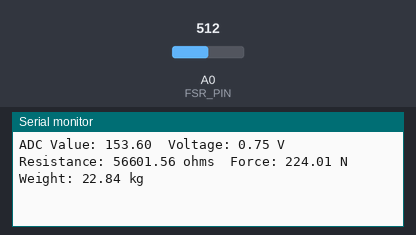
This sketch was run on a simulated Arduino Uno, built with avr-gcc and run on an emulated ATmega328P. On the bench: the last lines printed to the serial monitor. Inputs (shaded band) come from the test bench; at power-on: A0 (FSR_PIN) = 512.

Above: at 1.3 s.
1.4 s: A0 (FSR_PIN) set to 610
At 2.0 s:
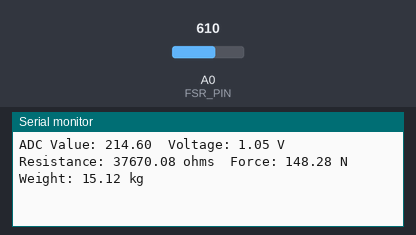
2.9 s: A0 (FSR_PIN) set to 590
At 3.6 s:
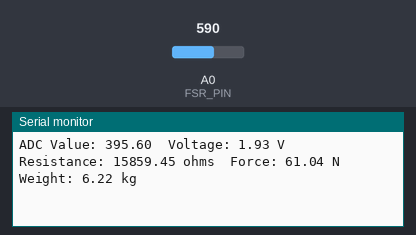
Timing chart, 0 to 5.9 s (numbered marks = the images above; inputs shaded):
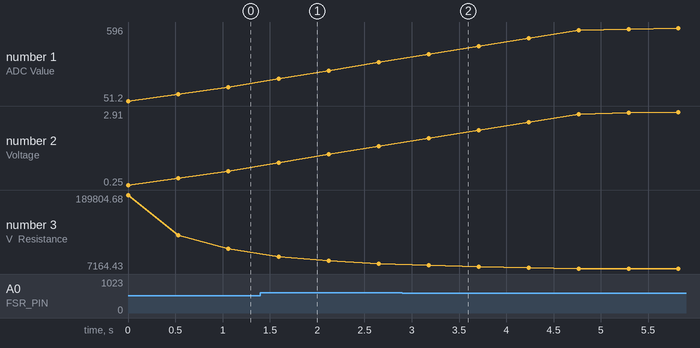

Measured:
- after the input at 1.4 s, the serial monitor: prints a new line after 0.19 s (image 1)
- after the input at 2.9 s, the serial monitor: prints a new line after 0.28 s (image 2)
- plotted number 1: 153.6 → 336.6 after the input at 1.4 s, 336.6 → 590 after the input at 2.9 s
- plotted number 2: 0.75 → 1.65 after the input at 1.4 s, 1.65 → 2.88 after the input at 2.9 s
- plotted number 3: 56601.56 → 20392.16 after the input at 1.4 s, 20392.16 → 7338.98 after the input at 2.9 s

The sketch:

Sensor_fuerza_peso.ino
```cpp
const int FSR_PIN = A0;
const float VCC = 5.0; // Voltaje de alimentación del Arduino
const float R_DIV = 10000.0; // Valor de la resistencia de 10kΩ en ohmios

const int numReadings = 10;
float readings[numReadings]; // Array to store readings
int readIndex = 0; // Index of the current reading
float total = 0; // Running total
float average = 0; // Average of the readings


void setup() {
  Serial.begin(9600);
  //realiza un llenado de vector con valores de o
  for (int i = 0; i < numReadings; i++) {
    readings[i] = 0;
  }
}

void loop() {

   total = total - readings[readIndex];
  // Read from the sensor:
  readings[readIndex] = analogRead(FSR_PIN);
  // Add the reading to the total:
  total = total + readings[readIndex];
  // guarda el valor del sensor en la posición del vector el
  readIndex = readIndex + 1;

 if (readIndex >= numReadings) {
    readIndex = 0;
  }

  // Calculate un promedio de 10 datos leidos para el peso
  average = total / numReadings;


  // Leer el valor del FSR
  //int fsrADC = analogRead(FSR_PIN);

  // Convertir el valor ADC a voltaje
  float fsrV = average * (VCC / 1023.0);

  // Calcular la resistencia del FSR
  float fsrR = R_DIV * (VCC / fsrV - 1.0);

  // Calcular la fuerza en Newtons (esto depende del modelo específico del FSR)
  float force = 0;
  if (fsrR <= 600) {
    force = (fsrR - 600) / 6000; // Esto depende del modelo y debe ajustarse
  } else {
    force = (fsrR - 600) / 250; // Esto depende del modelo y debe ajustarse
  }

  // Convertir la fuerza de Newtons a kilogramos (1 Newton = 0.10197 kg)
  float weight = force * 0.10197;

  // Imprimir los resultados
  Serial.print("ADC Value: ");
  Serial.print(average);
  Serial.print("\tVoltage: ");
  Serial.print(fsrV);
  Serial.print(" V\tResistance: ");
  Serial.print(fsrR);
  Serial.print(" ohms\tForce: ");
  Serial.print(force);
  Serial.print(" N\tWeight: ");
  Serial.print(weight);
  Serial.println(" kg");

  delay(500);
}
```
